Frame 1 (no input): blank canvas, image omitted
Frame 60 (the mouse pressed at the canvas centre just before this capture): blank canvas, image omitted
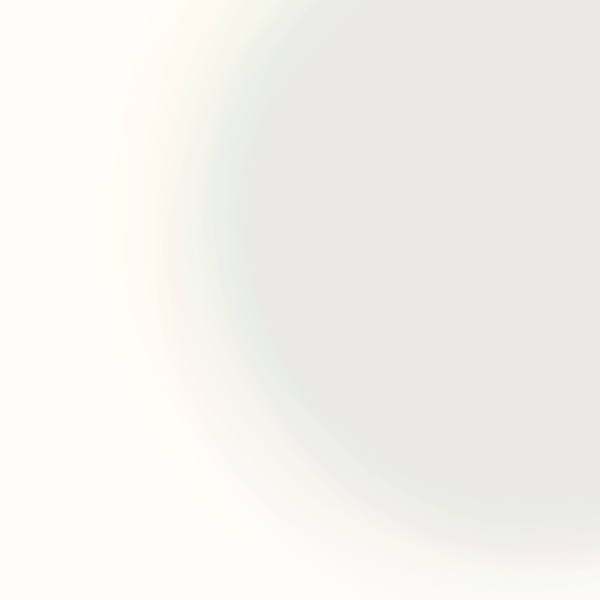
Frame 120 (the mouse held since frame 60 and released just before this capture)

The Processing sketch whose frames 1 and 60 were blank and that drew this single picture after the mouse press (run headless with seeded random() and noise(); from frame 60 on, the mouse is pressed at the canvas centre):

// Processing sketch: sketch_011
// ── sketch_011.pde
/* OpenProcessing Tweak of *@*http://www.openprocessing.org/sketch/103511*@* */
/* !do not delete the line above, required for linking your tweak if you upload again */
class Walker {
  float x, y;
  float a = 0.0;
  float sz = 800;
  float size;

  Walker() {
    x = width/2;
    y = height/2;
  }

  void display() {
    //a = map(mouseX, 0, width, 10, 50);
    a += .005;
    //println(a);    
    fill(random(100), 80, 90, a);
    size = random(sz*.75, sz);
    stroke(255);
    ellipse(x, y, size, size);
  }

  void step() {
    float stepx = random(-20, 20);
    float stepy = random(-20, 20);
    x += stepx;
    y += stepy;
  }
}

Walker w;
float sz;

void setup() {
  size(600, 600);
  w = new Walker();
  background(#fffdf7);
  colorMode(HSB, 100);
}

void draw() {
  w.step();
  w.display();
  }
